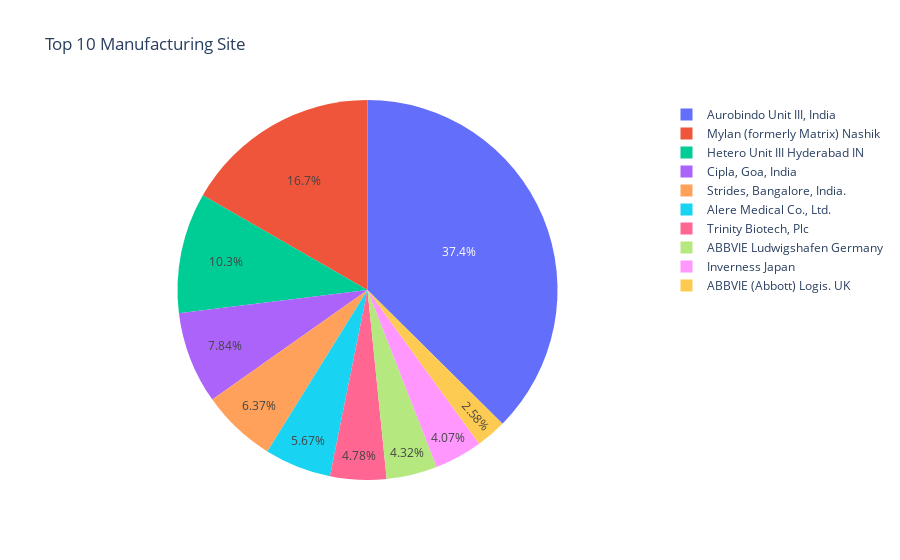

Notebook cell for this chart:
### Code cell
top10site = df['Manufacturing Site'].value_counts().nlargest(10)
labels = (np.array(top10site.index))
size = (np.array(top10site.values))
trace = go.Pie(labels=labels, values=size)
layout = go.Layout(title="Top 10 Manufacturing Site")
data = [trace]
fig = go.Figure(data=data, layout=layout)
py.iplot(fig, filename='Top 10 Manufacturing Site')

### Figure 1 — Plotly figure (JSON) as saved in the notebook; plotly's stock layout.template omitted (floating-point values rounded to 4 significant figures)
{"data": [{"labels": ["Aurobindo Unit III, India", "Mylan (formerly Matrix) Nashik", "Hetero Unit III Hyderabad IN", "Cipla, Goa, India", "Strides, Bangalore, India.", "Alere Medical Co., Ltd.", "Trinity Biotech, Plc", "ABBVIE Ludwigshafen Germany", "Inverness Japan", "ABBVIE (Abbott) Logis. UK"], "type": "pie", "values": [3172, 1415, 869, 665, 540, 481, 405, 366, 345, 219]}], "layout": {"title": {"text": "Top 10 Manufacturing Site"}}}
